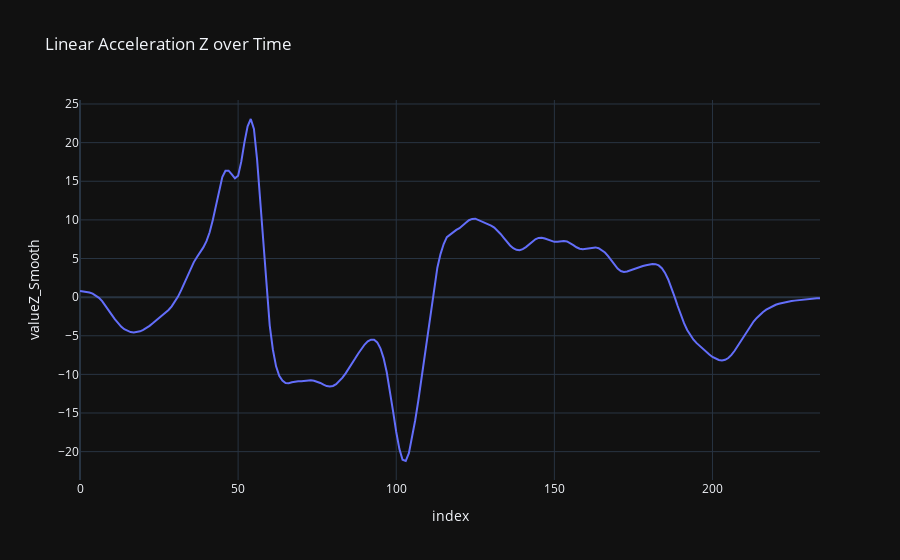

Here is the notebook cell this chart was saved with:
### Code cell
df_ex = pd.DataFrame(exercises[1])
fig = px.line(df_ex, y='valueZ_Smooth', title='Linear Acceleration Z over Time')
fig.show()

### Figure 1 — Plotly figure (JSON) as saved in the notebook; plotly's stock layout.template omitted (floating-point values rounded to 4 significant figures; data arrays with more than 128 entries replaced by an {"elided": "..."} marker saying what was removed)
{"data": [{"hovertemplate": "index=%{x}<br>valueZ_Smooth=%{y}<extra></extra>", "legendgroup": "", "line": {"color": "#636efa", "dash": "solid"}, "marker": {"symbol": "circle"}, "mode": "lines", "name": "", "orientation": "v", "showlegend": false, "x": {"elided": "235 int values"}, "xaxis": "x", "y": {"elided": "235 float values"}, "yaxis": "y", "type": "scatter"}], "layout": {"xaxis": {"anchor": "y", "domain": [0.0, 1.0], "title": {"text": "index"}}, "yaxis": {"anchor": "x", "domain": [0.0, 1.0], "title": {"text": "valueZ_Smooth"}}, "legend": {"tracegroupgap": 0}, "title": {"text": "Linear Acceleration Z over Time"}}}
